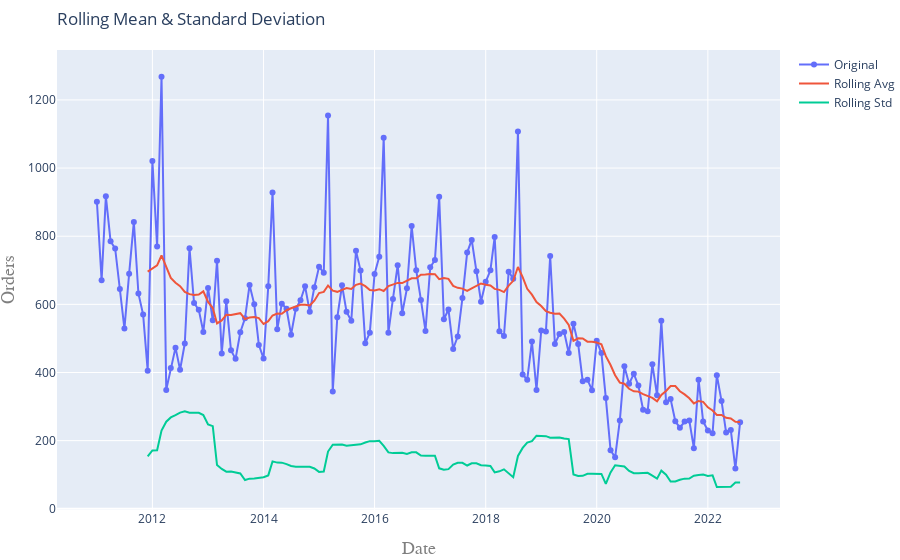

This figure's notebook cell:
### Markdown cell above
### Rolling Statistics

A rolling average is a great way to visualize how the dataset is trending. As the dataset provides counts by month, a window size of 12 will give us the annual rolling average.

We will also include the rolling standard deviation to see how much the data varies from the rolling average.

### Code cell
# Determine rolling statistics
# Wwindow size 12 denotes 12 months, giving rolling mean at yearly level
window_size = 12
df["rolling_avg"] = df[dep_var].rolling(window=window_size).mean() 
df["rolling_std"] = df[dep_var].rolling(window=window_size).std()

title = 'Rolling Mean & Standard Deviation'
fig= go.Figure()
fig.add_trace(go.Scatter(dict(x=df.index, y=df[dep_var], mode='lines+markers', name= 'Original')))
fig.add_trace(go.Scatter(dict(x=df.index, y=df['rolling_avg'], mode='lines', name= 'Rolling Avg')))
fig.add_trace(go.Scatter(dict(x=df.index, y=df['rolling_std'], mode='lines', name= 'Rolling Std')))
fig.update_layout(title=go.layout.Title(
 text=title,
 xref='paper',x=0),
 margin=dict(l=10, r=0, t=50, b=50),
 xaxis=go.layout.XAxis(title=go.layout.xaxis.Title(text='Date',font=dict(
 family='Courier New, monospace',
 size=18,
 color='#7f7f7f'))),
 yaxis=go.layout.YAxis(title=go.layout.yaxis.Title(text=dep_var,font=dict(
 family='Courier New, monospace',
 size=18,
 color='#7f7f7f'))))
fig.show()

df.drop(['rolling_avg', 'rolling_std'], axis=1, inplace=True)

### Figure 1 — Plotly figure (JSON) as saved in the notebook; plotly's stock layout.template omitted (floating-point values rounded to 4 significant figures; data arrays with more than 128 entries replaced by an {"elided": "..."} marker saying what was removed)
{"data": [{"mode": "lines+markers", "name": "Original", "type": "scatter", "x": {"elided": "140 str values"}, "y": {"elided": "140 int values"}}, {"mode": "lines", "name": "Rolling Avg", "type": "scatter", "x": {"elided": "140 str values"}, "y": {"elided": "140 float values"}}, {"mode": "lines", "name": "Rolling Std", "type": "scatter", "x": {"elided": "140 str values"}, "y": {"elided": "140 float values"}}], "layout": {"margin": {"b": 50, "l": 10, "r": 0, "t": 50}, "title": {"text": "Rolling Mean & Standard Deviation", "x": 0, "xref": "paper"}, "xaxis": {"title": {"font": {"color": "#7f7f7f", "family": "Courier New, monospace", "size": 18}, "text": "Date"}}, "yaxis": {"title": {"font": {"color": "#7f7f7f", "family": "Courier New, monospace", "size": 18}, "text": "Orders"}}}}
